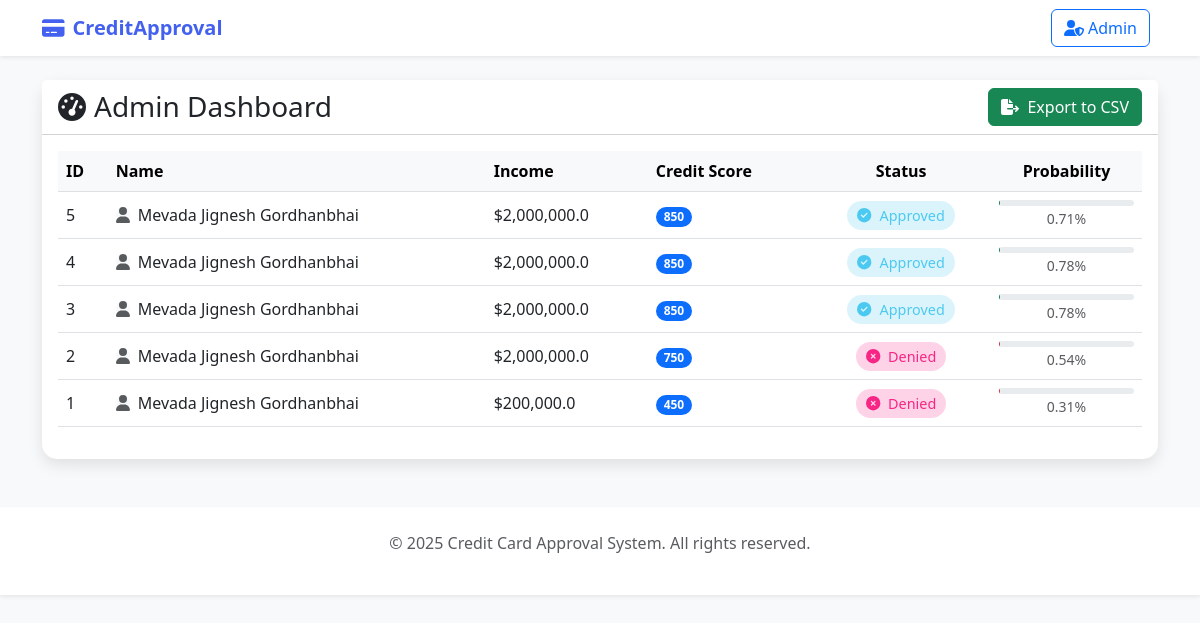
The page /admin on the database its author committed.
### tables this page shows
CREATE TABLE applications
                 (id INTEGER PRIMARY KEY AUTOINCREMENT,
                  name TEXT,
                  income REAL,
                  credit_score INTEGER,
                  employment TEXT,
                  debt REAL,
                  age INTEGER,
                  prediction REAL,
                  approved INTEGER,
                  timestamp DATETIME);

### app.py (the view)
@app.route('/admin')
def admin():
    conn = sqlite3.connect('database.db')
    c = conn.cursor()
    c.execute('SELECT * FROM applications ORDER BY timestamp DESC')
    applications = c.fetchall()
    conn.close()
    return render_template('admin.html', applications=applications)

### templates/admin.html (shortened to what this page needs)
{% extends "layout.html" %}
{% block content %}
<div class="card">
    <div class="card-header bg-white d-flex justify-content-between align-items-center">
        <h3 class="mb-0"><i class="fas fa-tachometer-alt me-2"></i>Admin Dashboard</h3>
        <div>
            <a href="/export" class="btn btn-success">
                <i class="fas fa-file-export me-2"></i>Export to CSV
            </a>
        </div>
    </div>
    <div class="card-body">
        <div class="table-responsive">
            <table class="table table-hover align-middle">
                <thead class="table-light">
                    <tr>
                        <th>ID</th>
                        <th>Name</th>
                        <th>Income</th>
                        <th>Credit Score</th>
                        <th class="text-center">Status</th>
                        <th class="text-center">Probability</th>
                    </tr>
                </thead>
                <tbody>
                    {% for app in applications %}
                    <tr>
                        <td>{{ app[0] }}</td>
                        <td>
                            <div class="d-flex align-items-center">
                                <div class="avatar-sm bg-light rounded-circle me-2 d-flex align-items-center justify-content-center">
                                    <i class="fas fa-user text-muted"></i>
                                </div>
                                <span>{{ app[1] }}</span>
                            </div>
                        </td>
                        <td>${{ "{:,}".format(app[2]) }}</td>
                        <td>
                            <span class="badge bg-primary rounded-pill">{{ app[3] }}</span>
                        </td>
                        <td class="text-center">
                            <span class="approval-badge {% if app[8] %}approved{% else %}denied{% endif %}">
                                {% if app[8] %}
                                    <i class="fas fa-check-circle me-1"></i> Approved
                                {% else %}
                                    <i class="fas fa-times-circle me-1"></i> Denied
                                {% endif %}
                            </span>
                        </td>
                        <td class="text-center">
                            <div class="progress" style="height: 6px;">
                            </div>
                            <small class="text-muted">{{ app[7]|round(2) }}%</small>
                        </td>
                    </tr>
                    {% endfor %}
                </tbody>
            </table>
        </div>
    </div>
</div>
{% endblock %}

### templates/layout.html (shortened to what this page needs)
<!DOCTYPE html>
<html lang="en">
<head>
    <link href="https://cdn.jsdelivr.net/npm/bootstrap@5.3.0/dist/css/bootstrap.min.css" rel="stylesheet">
    <link rel="stylesheet" href="https://cdnjs.cloudflare.com/ajax/libs/font-awesome/6.4.0/css/all.min.css">
</head>
<body>
    <nav class="navbar navbar-expand-lg navbar-light bg-white shadow-sm mb-4">
        <div class="container">
            <a class="navbar-brand" href="/">
                <i class="fas fa-credit-card me-2"></i>CreditApproval
            </a>
            <div class="d-flex">
                <a href="/admin" class="btn btn-outline-primary me-2">
                    <i class="fas fa-user-shield"></i> Admin
                </a>
            </div>
        </div>
    </nav>
    <div class="container mb-5">
        {% block content %}{% endblock %}
    </div>
    <footer class="bg-white py-4 mt-5 shadow-sm">
        <div class="container text-center text-muted">
            <p>© 2025 Credit Card Approval System. All rights reserved.</p>
        </div>
    </footer>
</body>
</html>

### templates/layout.html (style rules this page uses)
:root { --primary-color: #4361ee; --secondary-color: #3f37c9; --success-color: #4cc9f0; --danger-color: #f72585; }
body { background-color: #f8f9fa; font-family: 'Segoe UI', Tahoma, Geneva, Verdana, sans-serif; }
.navbar-brand { font-weight: 700; color: var(--primary-color); }
.card { border-radius: 15px; box-shadow: 0 6px 15px rgba(0,0,0,0.1); border: none; transition: transform 0.3s; }
.approval-badge { font-size: 0.9rem; padding: 5px 10px; border-radius: 20px; }
.approved { background-color: rgba(76, 201, 240, 0.2); color: var(--success-color); }
.denied { background-color: rgba(247, 37, 133, 0.2); color: var(--danger-color); }

### rows shown on the page
applications: id "5", name "Mevada Jignesh Gordhanbhai", income "2,000,000.0", credit_score "850", approved 1 (drawn), prediction "0.71"
applications: id "4", name "Mevada Jignesh Gordhanbhai", income "2,000,000.0", credit_score "850", approved 1 (drawn), prediction "0.78"
applications: id "3", name "Mevada Jignesh Gordhanbhai", income "2,000,000.0", credit_score "850", approved 1 (drawn), prediction "0.78"
applications: id "2", name "Mevada Jignesh Gordhanbhai", income "2,000,000.0", credit_score "750", approved 0 (drawn), prediction "0.54"
applications: id "1", name "Mevada Jignesh Gordhanbhai", income "200,000.0", credit_score "450", approved 0 (drawn), prediction "0.31"
